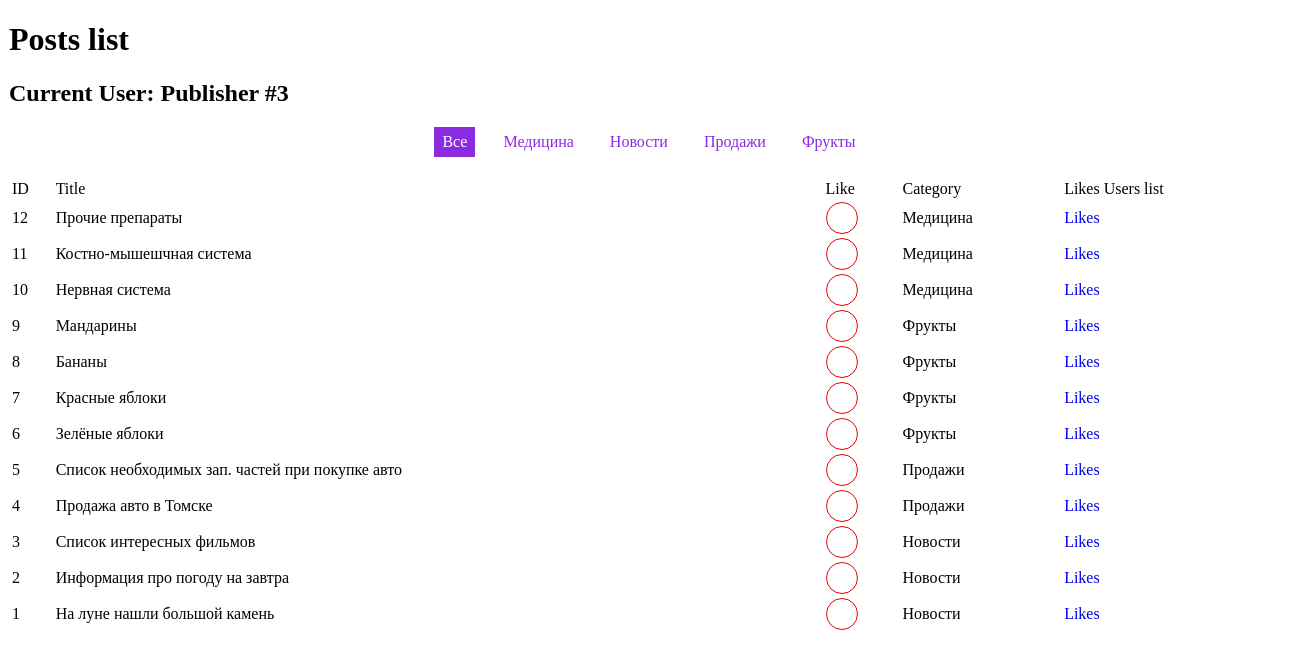
Page /?task=first on the committed database.
### tables this page shows
CREATE TABLE `user` (
  `id` int(11) NOT NULL AUTO_INCREMENT,
  `name` varchar(20) NOT NULL,
  PRIMARY KEY (`id`),
  KEY `index_id` (`id`)
);

CREATE TABLE `category` (
  `id` int(11) NOT NULL AUTO_INCREMENT,
  `name` varchar(50) NOT NULL,
  PRIMARY KEY (`id`),
  KEY `index_id` (`id`)
);

CREATE TABLE `post` (
  `id` int(11) NOT NULL AUTO_INCREMENT,
  `name` varchar(50) NOT NULL,
  PRIMARY KEY (`id`),
  KEY `index_id` (`id`)
);

### includes/DB.php (called while the page is built, shortened)
<?php
class DB
{
    private $db_host = 'localhost';
    private $db_user = 'root';
    private $db_password = '123456';
    private $db_name = 'test_hype';
    private static $mysql_connect = null;
    public function __construct()
    {
        if (self::$mysql_connect === null) {
            $db_connect = @mysqli_connect($this->db_host, $this->db_user, $this->db_password, $this->db_name);
            if(mysqli_connect_errno($db_connect)) {
                echo 'MySQL connect error!<br/>';
                echo mysqli_connect_errno($db_connect);
                exit;
            }
            else
            {
                mysqli_query($db_connect, "SET NAMES utf8");
                self::$mysql_connect = $db_connect;
            }
        }
    }
    private function query($query = null)
    {
        if($a = @mysqli_query(self::$mysql_connect, $query))
        {
            return $a;
        }
    }
    private function fetch($query = null)
    {
        return @mysqli_fetch_all($this->query($query), MYSQLI_ASSOC);
    }
    public function findAll($query = null)
    {
        $oneQuery = $this->fetch($query);
        return $oneQuery;
    }
}

### includes/tTemplate.php (called while the page is built)
<?php
class tTemplate  {
    private $content;
    public function __construct($name)  {
        $this->content = file_get_contents('./resources/views/' . $name . '.html');
        $this->content = preg_replace('/{ROOT}/i', ROOT, $this->content);
    }
    function replaceVars($vars = [])  {
        if(!empty($vars)) {
            foreach($vars as $blockname => $value) {
                $this->content = preg_replace('/{' . $blockname . '}/i', $value, $this->content);
            }
        }
    }
    public function render()
    {
        return $this->content;
    }
}

### tasks/first/post.php (the view, shortened to what this page needs)
<?php
class Post extends Common{
    public function getPosts()
    {
        $sql = '
        SELECT post.id, post.name,
        category.id AS catId, category.name AS catName,
        link_likes.user_id AS likeUserId
        FROM post
        LEFT JOIN link_category_post ON (link_category_post.post_id = post.id)
        LEFT JOIN category ON (category.id = link_category_post.category_id)
        LEFT JOIN link_likes ON (link_likes.post_id = post.id AND link_likes.user_id = '.self::$user['id'].')
        ';
        $sql .= '
        GROUP BY post.id
        ORDER BY post.id DESC';
        return $this->renderPosts($this->db->findAll($sql));
    }
    private function getLikeLink($id = null)
    {
        if($id)
        {
            return self::$link.'&postLikes='.$id;
        }
        return self::$link;
    }
    private function renderPosts($rows = [])
    {
        $data = '<table id="postList">';
        $data .= '<tr>';
        $data .= '<td>ID</td>';
        $data .= '<td>Title</td>';
        $data .= '<td>Like</td>';
        $data .= '<td>Category</td>';
        $data .= '<td>Likes Users list</td>';
        $data .= '</tr>';
        foreach($rows as $row)
        {
            $data .= '<tr>';
            $data .= '<td>';
            $data .= $row['id'];
            $data .= '</td>';
            $data .= '<td>';
            $data .= $row['name'];
            $data .= '</td>';
            $data .= '<td>';
            $class = $row['likeUserId'] ? ' liked' : '';
            $dataLike = ' data-id="'.$row['id'].'" data-liked="'.$row['likeUserId'].'" ';
            $data .= '<span class="like'.$class.'" '.$dataLike.'></span>';
            $data .= '</td>';
            $data .= '<td>';
            $data .= $row['catName'];
            $data .= '</td>';
            $data .= '<td>';
            $data .= '<a href="'.$this->getLikeLink($row['id']).'">Likes</a>';
            $data .= '</td>';
            $data .= '</tr>';
        }
        $data .= '</table>';
        return $data;
    }
}

### index.php (shortened to what this page needs)
<?php
$availableTaskIds = ['first','second','third'];
if(isset($_GET['task']) && !empty($_GET['task']) && in_array($_GET['task'], $availableTaskIds))
{
    $taskId = $_GET['task'];
    $file = './tasks/'.$taskId.'.php';
    if(file_exists($file))
    {
        require_once($file);
        exit;
    }
}

### tasks/first/category.php (shortened to what this page needs)
<?php
class Category extends Common {
    public function getCats()
    {
        $sql = '
        SELECT category.id, category.name
        FROM category
        ORDER BY category.name
        ';
        return $this->renderCats($this->db->findAll($sql));
    }
    private function getLink($id = null)
    {
        if($id)
        {
            return self::$link.'&cat='.$id;
        }
        return self::$link;
    }
    private function renderCats($rows = [])
    {
        $data = '<div id="catsMenu">';
        $class = $this->currentCat ? '' : 'current';
        $data .= '<div class="'.$class.'">';
        $data .= '<a href="'.$this->getLink().'">Все</a>';
        $data .= '</div>';
        foreach($rows as $row)
        {
            $class = $this->currentCat && $this->currentCat == $row['id'] ? 'current' : '';
            $data .= '<div class="'.$class.'">';
            $data .= '<a href="'.$this->getLink($row['id']).'">'.$row['name'].'</a>';
            $data .= '</div>';
        }
        $data .= '</div>';
        return $data;
    }
}

### tasks/first.php (shortened to what this page needs)
<?php
$user = new User($db);
$userName = $user->getName();
$userId = $user->getId();
$post = new Post($db);
$category = new Category($db);
$cats = '';
if(isset($_GET['postLikes']))
{
    $id = (int)$_GET['postLikes'];
    $title = 'User Likes For Post #'.$id;
    $content = $post->getLikeUsers($id);
}
else
{
    $title = 'Posts list';
    $cats = $category->getCats();
    $content = $post->getPosts();
}
$template = new tTemplate('first');
$template->replaceVars([
    'title' => $title,
    'cats' => $cats,
    'content' => $content,
    'userName' => $userName,
    'userId' => $userId,
]);
echo $template->render();

### resources/css/common.css (style rules this page uses)
#page { margin: 0 auto; width: 1280px; }
a { text-decoration: none; }

### resources/css/first.css (style rules this page uses)
#userList, #postList { width: 100%; }
#postList .like { display: block; width: 30px; height: 30px; background: #fff; border: 1px solid #E60000; border-radius: 100%; }
#catsMenu { text-align: center; margin: 20px 0; }
#catsMenu div { display: inline-block; vertical-align: middle; margin: 0 10px; }
#catsMenu div a { display: block; padding: 6px 8px; color: #8A2BE2; }
#catsMenu div.current a, #catsMenu div a:hover { color: #fff; background: #8A2BE2; }

### rows in the picture
user: $template->render() "Posts list Current User: Publisher #3"
category: name "Медицина"
category: name "Новости"
category: name "Продажи"
category: name "Фрукты"
post: value "12 Прочие препараты Медицина"
post: value "11 Костно-мышешчная система Медицина"
post: value "10 Нервная система Медицина"
post: value "9 Мандарины Фрукты"
post: value "8 Бананы Фрукты"
post: value "7 Красные яблоки Фрукты"
post: value "6 Зелёные яблоки Фрукты"
post: value "5 Список необходимых зап. частей при покупке авто Продажи"
post: value "4 Продажа авто в Томске Продажи"
post: value "3 Список интересных фильмов Новости"
post: value "2 Информация про погоду на завтра Новости"
post: value "1 На луне нашли большой камень Новости"
